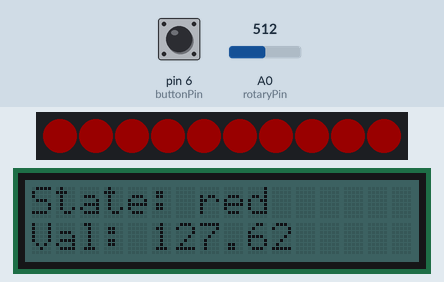
Bench run of a sketch on a simulated Arduino Uno, built with avr-gcc and run on an emulated ATmega328P. On the bench: 10 RGB LEDs in strip order, left to right, 16×2 character LCD. Inputs (shaded band) come from the test bench; at power-on: A0 (rotaryPin) = 512, pin 6 (buttonPin) LOW. Dim RGB values are drawn brighter than linear.

Above: at 1.2 s.
1.3 s: A0 (rotaryPin) set to 26
At 2.3 s:
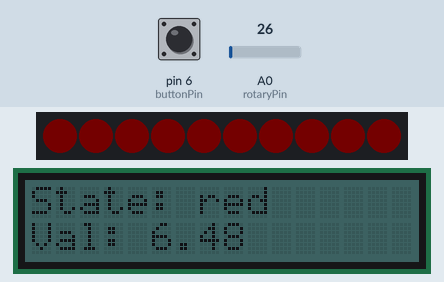
2.9 s: A0 (rotaryPin) set to 23
At 3.9 s:
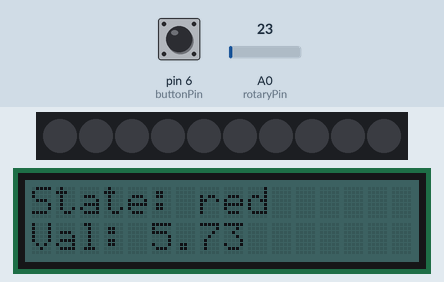
4.5 s: pin 6 (buttonPin) pulled HIGH for 0.15 s
At 5.6 s:
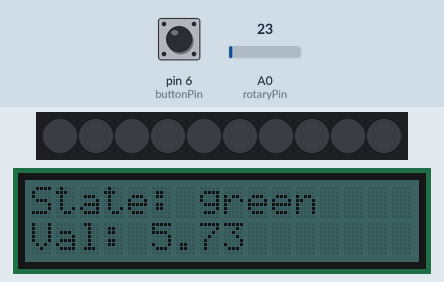
6.1 s: pin 6 (buttonPin) pulled HIGH for 1 s
At 6.7 s:
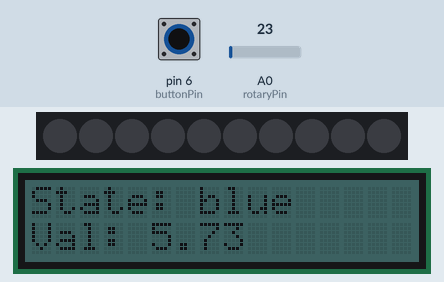
8.6 s: A0 (rotaryPin) set to 122
At 9.2 s:
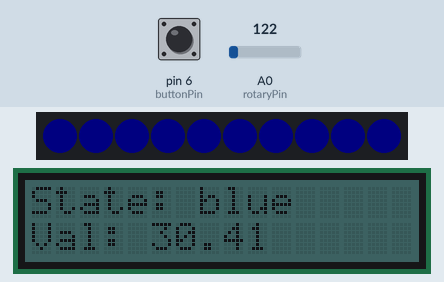
10.2 s: pin 6 (buttonPin) pulled HIGH for 0.15 s
At 11.6 s:
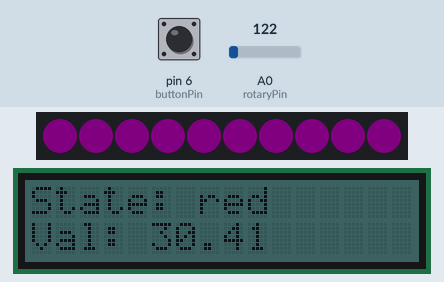
Timing chart, 0 to 12.8 s (numbered marks = the images above; inputs shaded):
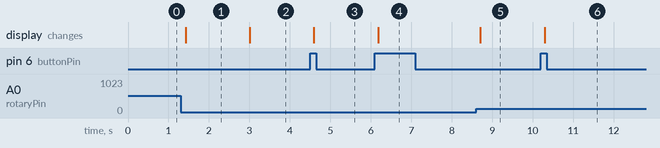

Measured:
- the behaviour switches between 25 and 24 on A0 (rotaryPin) (found by bisection; images 1 and 2)
- after the input at 1.3 s, the display: changes after 0.13 s (image 1)
- after the input at 2.9 s, the display: changes after 0.11 s (image 2)
- after the input at 4.5 s, the display: changes after 0.09 s (image 3)
- after the input at 6.1 s, the display: changes after 0.09 s (image 4)
- after the input at 8.6 s, the display: changes after 0.10 s (image 5)
- after the input at 10.2 s, the display: changes after 0.10 s (image 6)

The sketch:

Rbg-potentiometer.ino
```cpp
#include <Wire.h>
#include "rgb_lcd.h"
#include "Adafruit_NeoPixel.h"

#ifdef __AVR__
  #include <avr/power.h>
#endif

rgb_lcd lcd;


const int buttonPin = 6;
int buttonState = 0;
int rotaryPin = A0;
int rotaryValue = 0;


#define PIN        3
#define NUMPIXELS  10
Adafruit_NeoPixel pixels(NUMPIXELS, PIN, NEO_GRB + NEO_KHZ800);


String state = "red";
int red = 0;
int blue = 0;
int green = 0;

void setup() {
  pinMode(buttonPin, INPUT);
  pinMode(rotaryPin, INPUT);

  #ifdef __AVR__
  if (F_CPU == 16000000) clock_prescale_set(clock_div_1);
  #endif

  pixels.setBrightness(50);
  pixels.begin();

  lcd.begin(16, 2);

    lcd.setRGB(0, 50 , 50);


}

void setRgb(String state, int value) {
  int v = map(value, 0, 1023, 0, 255);

  if (state == "red") {
    red = v;
    for (int i = 0; i < NUMPIXELS; i++) pixels.setPixelColor(i, pixels.Color(red, green, blue));
  }
  else if (state == "green") {
    green = v;
    for (int i = 0; i < NUMPIXELS; i++) pixels.setPixelColor(i, pixels.Color(red, green, blue));
  }
  else {
    blue = v;
    for (int i = 0; i < NUMPIXELS; i++) pixels.setPixelColor(i, pixels.Color(red, green, blue));
  }

}


int previousedge = 0;
    int edge = 0;
void loop() {
  buttonState = digitalRead(buttonPin);
  rotaryValue = analogRead(rotaryPin);


  if (buttonState == HIGH && previousedge == LOW) {

        if (state == "red")       state = "green";

        else if (state == "green") state = "blue";

        else                       state = "red";


  } previousedge = buttonState;

  setRgb(state, rotaryValue);
  pixels.show();


  lcd.setCursor(0, 0);
  lcd.print("State: ");
  lcd.print(state);
  lcd.print("      ");


  lcd.setCursor(0, 1);
  lcd.print("Val: ");
  lcd.print(rotaryValue * 0.249266862);
  lcd.print("      ");


  delay(100);
}
```
